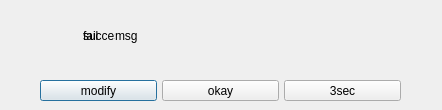
<?xml version="1.0" encoding="UTF-8"?>
<ui version="4.0">
 <class>ZTTipsDlg</class>
 <widget class="QDialog" name="ZTTipsDlg">
  <property name="windowModality">
   <enum>Qt::ApplicationModal</enum>
  </property>
  <property name="geometry">
   <rect>
    <x>0</x>
    <y>0</y>
    <width>442</width>
    <height>110</height>
   </rect>
  </property>
  <property name="maximumSize">
   <size>
    <width>442</width>
    <height>110</height>
   </size>
  </property>
  <property name="windowTitle">
   <string>tips</string>
  </property>
  <property name="whatsThis">
   <string notr="true"/>
  </property>
  <property name="modal">
   <bool>true</bool>
  </property>
  <widget class="QLabel" name="labelSuccess">
   <property name="geometry">
    <rect>
     <x>83</x>
     <y>20</y>
     <width>32</width>
     <height>32</height>
    </rect>
   </property>
   <property name="text">
    <string>success</string>
   </property>
  </widget>
  <widget class="QLabel" name="labelFailed">
   <property name="geometry">
    <rect>
     <x>83</x>
     <y>20</y>
     <width>32</width>
     <height>32</height>
    </rect>
   </property>
   <property name="text">
    <string>fail</string>
   </property>
  </widget>
  <widget class="QLabel" name="labelMsg">
   <property name="geometry">
    <rect>
     <x>115</x>
     <y>23</y>
     <width>301</width>
     <height>26</height>
    </rect>
   </property>
   <property name="text">
    <string>msg</string>
   </property>
  </widget>
  <widget class="QWidget" name="horizontalLayoutWidget">
   <property name="geometry">
    <rect>
     <x>0</x>
     <y>80</y>
     <width>441</width>
     <height>41</height>
    </rect>
   </property>
   <layout class="QHBoxLayout" name="horizontalLayout">
    <property name="spacing">
     <number>5</number>
    </property>
    <property name="leftMargin">
     <number>40</number>
    </property>
    <property name="rightMargin">
     <number>40</number>
    </property>
    <property name="bottomMargin">
     <number>20</number>
    </property>
    <item>
     <widget class="QPushButton" name="btnModify">
      <property name="minimumSize">
       <size>
        <width>35</width>
        <height>20</height>
       </size>
      </property>
      <property name="text">
       <string>modify</string>
      </property>
     </widget>
    </item>
    <item>
     <widget class="QPushButton" name="btnOkay">
      <property name="minimumSize">
       <size>
        <width>35</width>
        <height>20</height>
       </size>
      </property>
      <property name="text">
       <string>okay</string>
      </property>
     </widget>
    </item>
    <item>
     <widget class="QPushButton" name="btn3Sec">
      <property name="minimumSize">
       <size>
        <width>35</width>
        <height>20</height>
       </size>
      </property>
      <property name="text">
       <string>3sec</string>
      </property>
     </widget>
    </item>
   </layout>
  </widget>
 </widget>
 <resources/>
 <connections/>
</ui>
